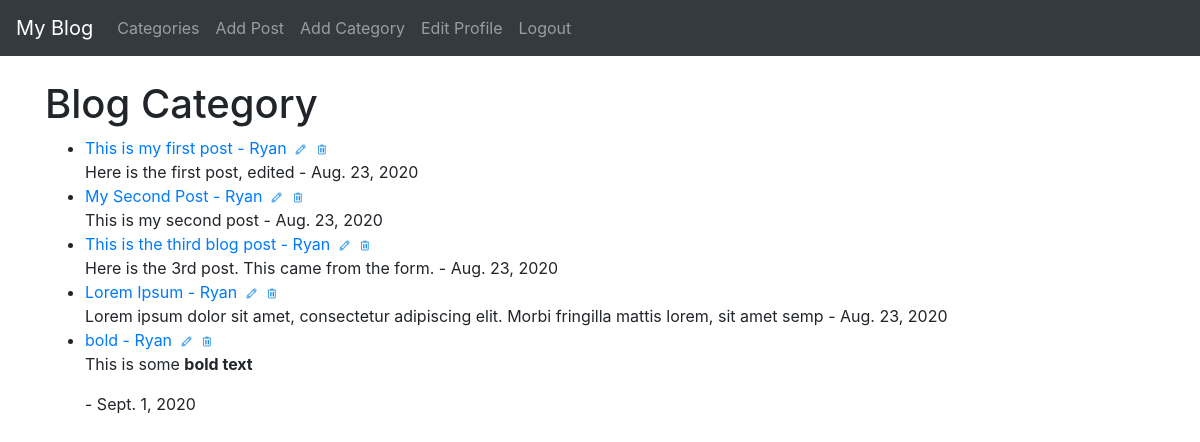
The app's page /category/blog/ (signed in), older data.
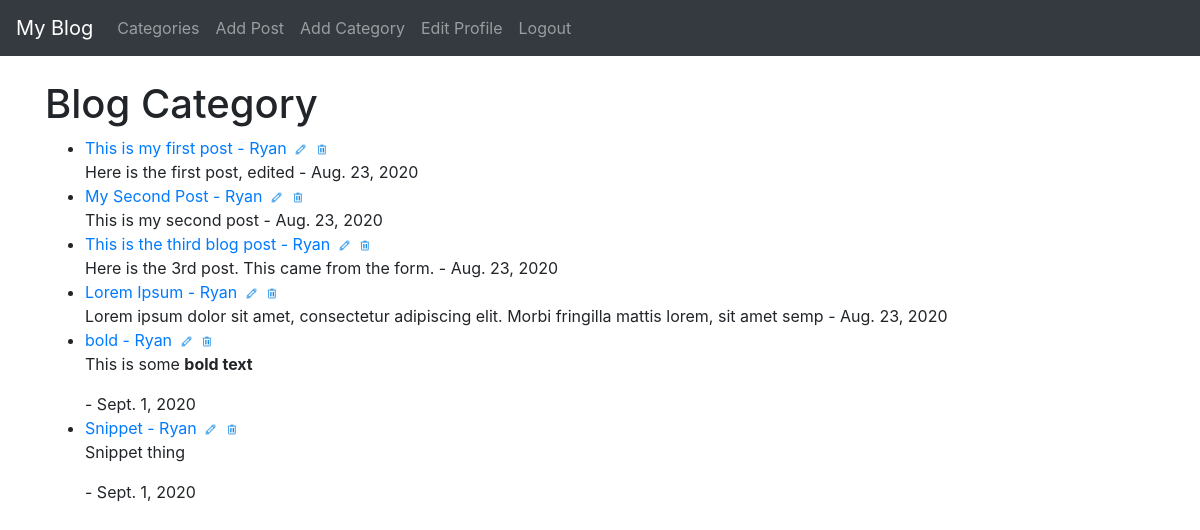
The same page, newer data.
### theblog/models.py (models this page shows, shortened)
class Post(models.Model):
    title = models.CharField(max_length=255)
    title_tag = models.CharField(max_length=255, default='The Blog - ')
    author = models.ForeignKey(User, on_delete=models.CASCADE)
    body = RichTextField(blank=True, null=True)
    post_date = models.DateField(auto_now_add=True)
    category = models.CharField(max_length=255, default='uncategorized')
    snippet = models.CharField(max_length=255)
    likes = models.ManyToManyField(User, related_name='blog_post')
    dislikes = models.ManyToManyField(User, related_name='blog_post_dislike')

### theblog/views.py (the view)
# urls.py: path('category/<str:cats>/', CategoryView, name='category'),
def CategoryView(request, cats):
    category_posts = Post.objects.filter(category=cats.title().replace('-', ' '))
    return render(request, 'categories.html', {'cats': cats.title().replace('-', ' '),
                                               'category_posts': category_posts})

### theblog/templates/categories.html
{% extends 'base.html' %}
{% load static %}
{% block content %}
    {% if category_posts %}
<h1>{{ cats }} Category</h1>
    <ul>
    {% for post in category_posts %}
        <li><a href="{% url 'article-detail' post.pk %}">{{ post.title }} - {{ post.author.first_name }}</a>
            {% if user.is_authenticated %}
                <a href="{% url 'update_post' post.pk %}"><img src="{% static 'img/edit_32px.png' %}" alt="" class="edit"></a>
                <a href="{% url 'delete_post' post.pk %}"><img src="{% static 'img/trash_32px.png' %}" alt="" class="edit"></a>
            {% endif %}<br>
        {{ post.body|slice:':100'|safe }} - {{ post.post_date }}</li>
    {% endfor %}
    </ul>
    {% else %}
        <h2>This topic does not exist</h2>
    {% endif %}
{% endblock %}

Row changes from the older to the newer data that the page shows:
added Post: title "Snippet", author.first_name "Ryan", body "Snippet thing", post_date "Sept. 1, 2020"
